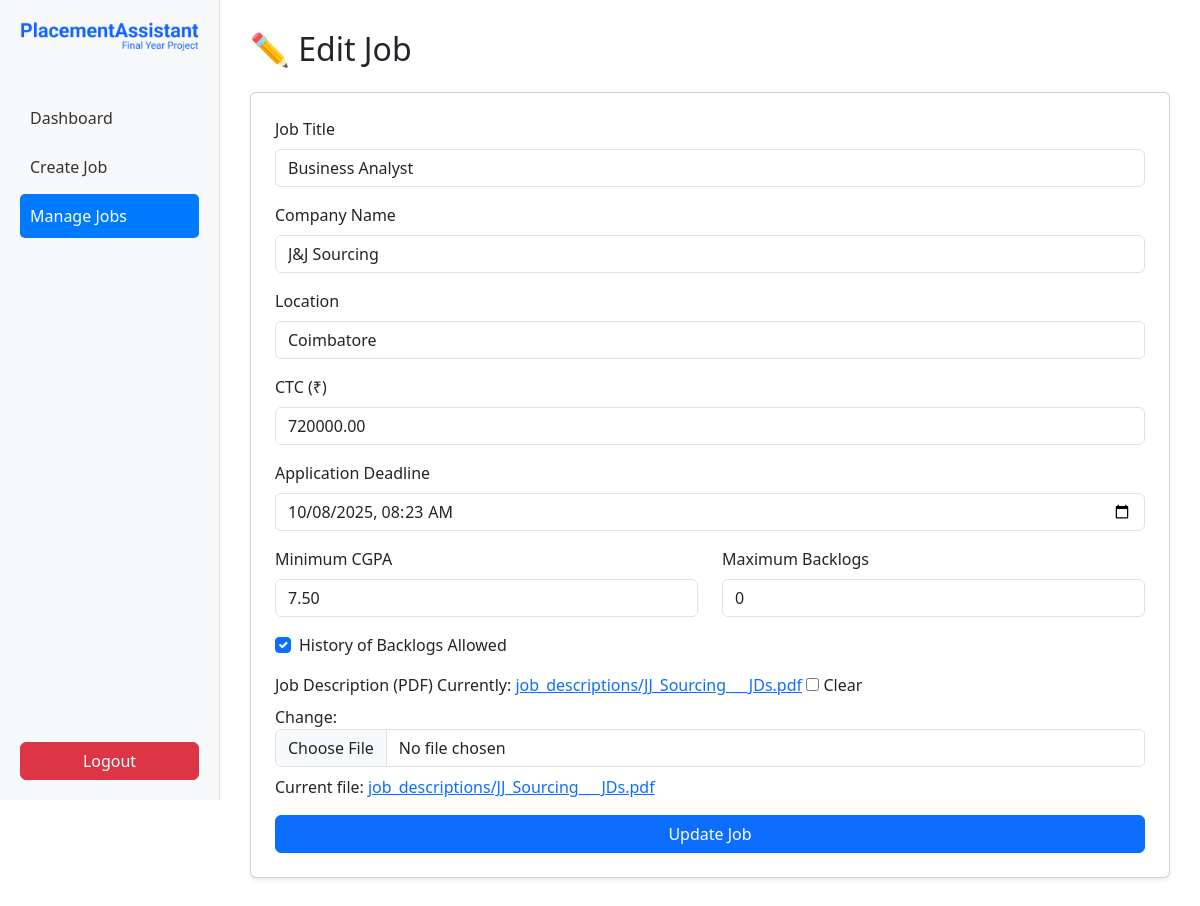
Page /jobs/edit/3/ (signed in) on the earlier database version.
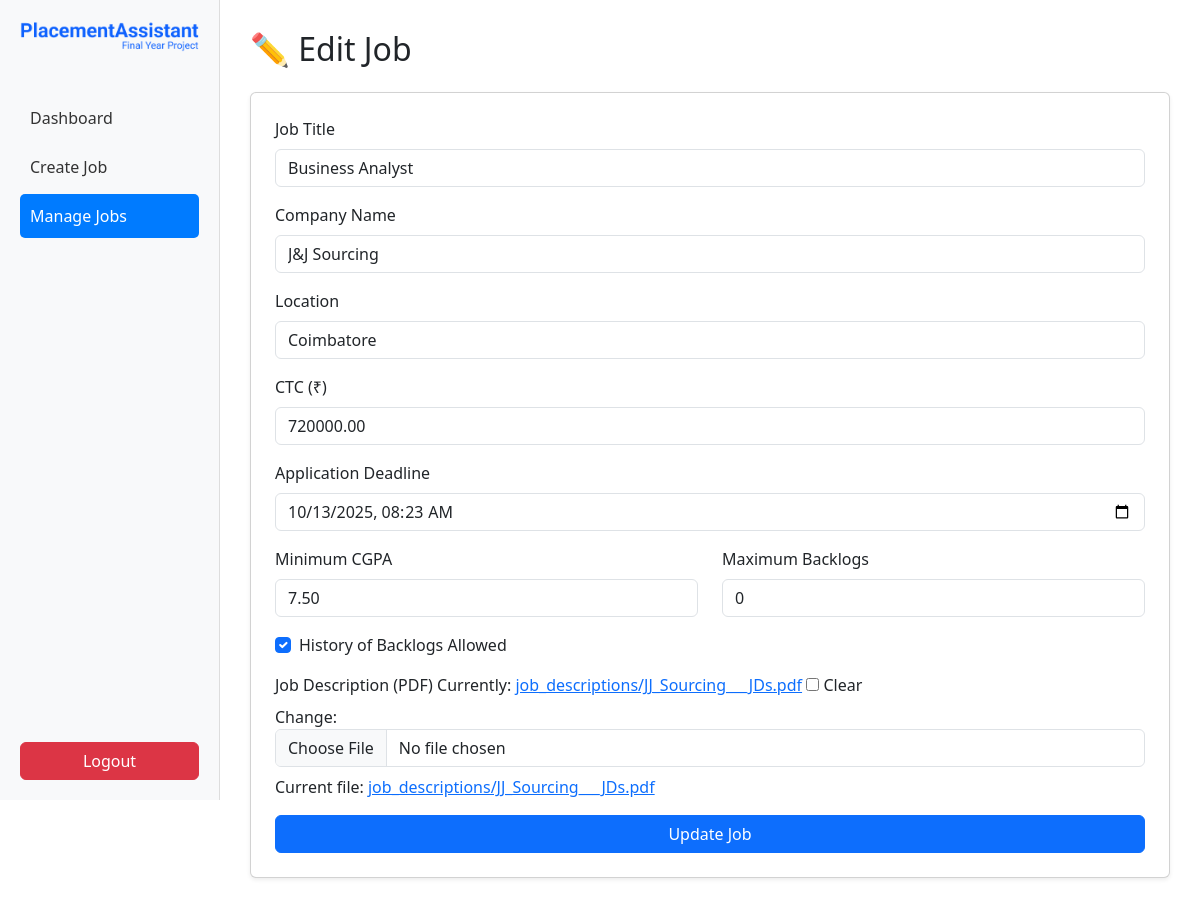
Same page on the later database version.
### jobs/models.py (models this page shows, shortened)
class Job(models.Model):
    SLAB_CHOICES = [
        (1, "Slab 1 (< 6 LPA)"),
        (2, "Slab 2 (6–12 LPA)"),
        (3, "Slab 3 (>= 12 LPA)"),
    ]
    STATUS_CHOICES = [
        ('open', 'Applications Open'),
        ('progress', 'In Progress'),
        ('closed', 'Completed'),
    ]
    title = models.CharField(max_length=255)
    company_name = models.CharField(max_length=255)
    location = models.CharField(max_length=255)
    ctc = models.DecimalField(max_digits=10, decimal_places=2)  # LPA
    slab = models.IntegerField(choices=SLAB_CHOICES, blank=True, null=True)
    deadline = models.DateTimeField()
    min_cgpa = models.DecimalField(max_digits=4, decimal_places=2)
    max_backlogs = models.IntegerField(default=0)
    history_allowed = models.BooleanField(default=True)
    jd_file = models.FileField(upload_to="job_descriptions/",null=True, blank=True)
    created_by = models.ForeignKey(User, on_delete=models.CASCADE, related_name="posted_jobs")
    created_at = models.DateTimeField(auto_now_add=True)
    status = models.CharField(max_length=20, choices=STATUS_CHOICES, default='open')

### jobs/views.py (the view)
# urls.py: path("edit/<int:job_id>/", views.edit_job, name="edit_job"),
@login_required
def edit_job(request, job_id):
    job = get_object_or_404(Job, id=job_id)
    if request.method == 'POST':
        form = JobForm(request.POST, request.FILES, instance=job)
        if form.is_valid():
            form.save()
            return redirect('manage_jobs')
    else:
        form = JobForm(instance=job)
    return render(request, 'jobs/post_job.html', {'form': form, 'edit_mode': True, 'job': job})

### jobs/forms.py
class JobForm(forms.ModelForm):
    class Meta:
        model = Job
        fields = [
            "title", "company_name", "location", "ctc", "deadline",
            "min_cgpa", "max_backlogs", "history_allowed", "jd_file"
        ]
        widgets = {
            "deadline": forms.DateTimeInput(attrs={"type": "datetime-local"}),
        }

### jobs/templates/jobs/post_job.html (shortened to what this page needs)
{% load static %}
{% load widget_tweaks %}
<!DOCTYPE html>
<html lang="en">
<head>
  <link href="https://cdn.jsdelivr.net/npm/bootstrap@5.3.2/dist/css/bootstrap.min.css" rel="stylesheet">
</head>
<body>
  <div class="d-flex">
    <div class="sidebar">
      <div>
        <div class="logo-container">
          <img src="{% static 'images/logo.png' %}" alt="PlacementAssistant Logo" class="img-fluid logo-img">
        </div>
        <br>
        <a href="{% url 'coordinator_dashboard' %}">Dashboard</a>
        <a href="{% url 'post_job' %}" class="{% if not edit_mode %}active{% endif %}">Create Job</a>
        <a href="{% url 'manage_jobs' %}" class="{% if edit_mode %}active{% endif %}">Manage Jobs</a>
      </div>
      <div>
        <form method="post" action="{% url 'logout' %}">
          <button type="submit" class="btn btn-danger w-100 mt-3">Logout</button>
        </form>
      </div>
    </div>
    <div class="main-content">
      <h2 class="mb-4">
        {% if edit_mode %}✏️ Edit Job{% else %}📌 Post New Job{% endif %}
      </h2>
      <div class="card shadow-sm p-4">
        <form method="post" enctype="multipart/form-data">
          <div class="mb-3">
            <label for="id_title" class="form-label">Job Title</label>
            {{ form.title|add_class:"form-control" }}
          </div>
          <div class="mb-3">
            <label for="id_company_name" class="form-label">Company Name</label>
            {{ form.company_name|add_class:"form-control" }}
          </div>
          <div class="mb-3">
            <label for="id_location" class="form-label">Location</label>
            {{ form.location|add_class:"form-control" }}
          </div>
          <div class="mb-3">
            <label for="id_ctc" class="form-label">CTC (₹)</label>
            {{ form.ctc|add_class:"form-control" }}
          </div>
          <div class="mb-3">
            <label for="id_deadline" class="form-label">Application Deadline</label>
            {{ form.deadline|add_class:"form-control" }}
          </div>
          <div class="row">
            <div class="col-md-6 mb-3">
              <label for="id_min_cgpa" class="form-label">Minimum CGPA</label>
              {{ form.min_cgpa|add_class:"form-control" }}
            </div>
            <div class="col-md-6 mb-3">
              <label for="id_max_backlogs" class="form-label">Maximum Backlogs</label>
              {{ form.max_backlogs|add_class:"form-control" }}
            </div>
          </div>
          <div class="form-check mb-3">
            {{ form.history_allowed|add_class:"form-check-input" }}
            <label for="id_history_allowed" class="form-check-label">History of Backlogs Allowed</label>
          </div>
          <div class="mb-3">
            <label for="id_jd_file" class="form-label">Job Description (PDF)</label>
            {{ form.jd_file|add_class:"form-control" }}
            {% if edit_mode and job.jd_file %}
              <p class="mt-2">
                Current file:
                <a href="{{ job.jd_file.url }}" target="_blank">{{ job.jd_file.name }}</a>
              </p>
            {% endif %}
          </div>
          <button type="submit" class="btn btn-primary w-100">
            {% if edit_mode %}Update Job{% else %}Submit Job{% endif %}
          </button>
        </form>
      </div>
    </div>
  </div>
</body>
</html>

Differences in the rows shown:
changed Job "job_descriptions/JJ_Sourcing___JDs.pdf": deadline "10/08/2025 08:23" → "10/13/2025 08:23"
